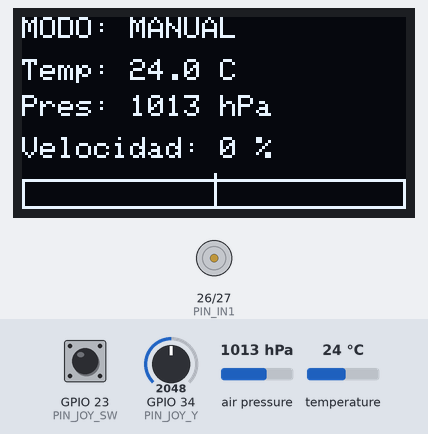
Bench run of a sketch on a simulated ESP32. Parts: 128×64 one-colour display, motor-driver pin pairs drawn as motors (green arrow = first pin HIGH = forward, orange = second pin HIGH = backward, longer = more drive, scaled by the enable pin). Inputs (shaded band) come from the test bench; at power-on: GPIO 23 (PIN_JOY_SW) HIGH, GPIO 34 (PIN_JOY_Y) = 2048, air pressure 1013 hPa, temperature 24 °C (analog values on the 0–4095 scale). What the sketch prints to the serial monitor is not drawn.

Above: at 1.5 s.
1.6 s: GPIO 23 (PIN_JOY_SW) pulled LOW for 0.15 s
At 2.3 s:
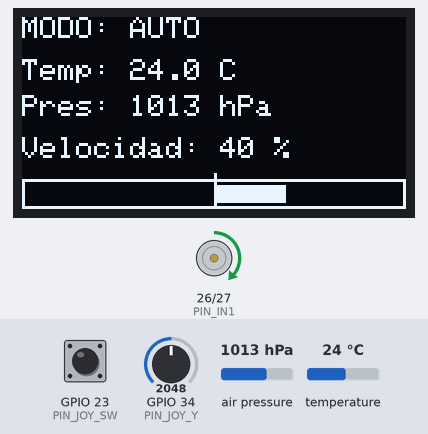
3.2 s: GPIO 23 (PIN_JOY_SW) pulled LOW for 1 s
At 4.2 s:
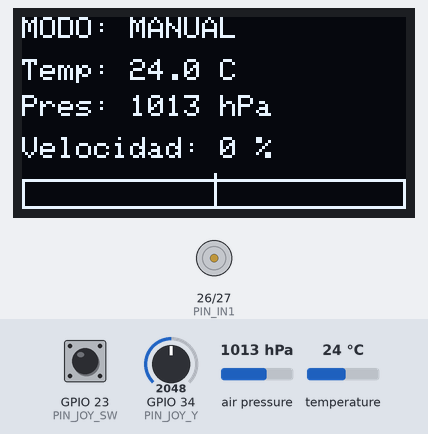
5.7 s: GPIO 34 (PIN_JOY_Y) set to 1228
At 7.0 s:
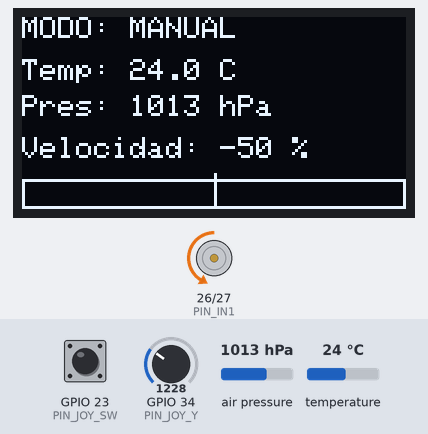
7.3 s: GPIO 34 (PIN_JOY_Y) set to 491
At 8.5 s:
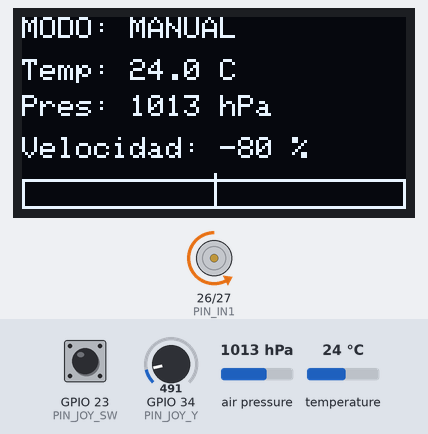
8.8 s: GPIO 34 (PIN_JOY_Y) set to 170
At 10.0 s:
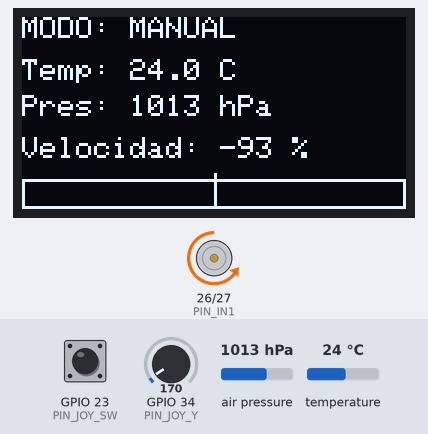
10.4 s: GPIO 34 (PIN_JOY_Y) set to 3603
At 11.3 s:
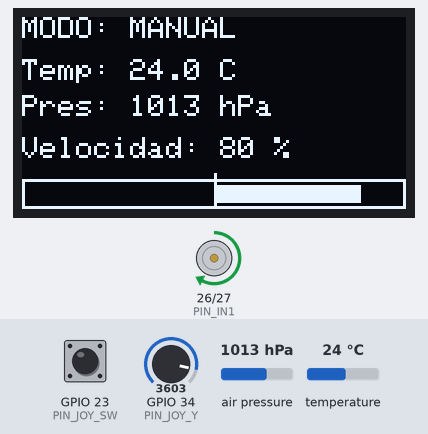
Timing chart, 0 to 12.9 s (numbered marks = the images above; inputs shaded):
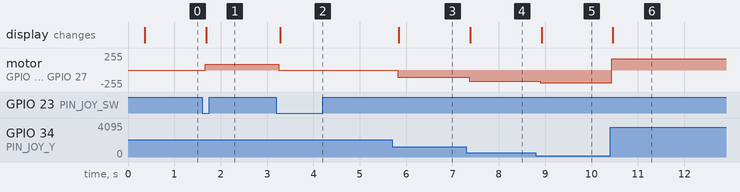

Measured:
- after the input at 1.6 s, motor on GPIO 26 (PIN_IN1) / GPIO 27 (PIN_IN2): stopped → forward 84/255 after 0.07 s; the display: changes after 0.09 s (image 1)
- after the input at 3.2 s, motor on GPIO 26 (PIN_IN1) / GPIO 27 (PIN_IN2): forward 84/255 → stopped after 0.05 s; the display: changes after 0.08 s (image 2)
- after the input at 5.7 s, motor on GPIO 26 (PIN_IN1) / GPIO 27 (PIN_IN2): stopped → backward 105/255 after 0.12 s; the display: changes after 0.14 s (image 3)
- after the input at 7.3 s, motor on GPIO 26 (PIN_IN1) / GPIO 27 (PIN_IN2): backward 105/255 → backward 167/255 after 0.06 s; the display: changes after 0.08 s (image 4)
- after the input at 8.8 s, motor on GPIO 26 (PIN_IN1) / GPIO 27 (PIN_IN2): backward 167/255 → backward 194/255 after 0.09 s; the display: changes after 0.12 s (image 5)
- after the input at 10.4 s, motor on GPIO 26 (PIN_IN1) / GPIO 27 (PIN_IN2): backward 194/255 → forward 167/255 at once; the display: changes after 0.06 s (image 6)

The sketch:

P8_Ventilador.ino
```cpp
/*
  PROYECTO 8 - VENTILADOR INTELIGENTE (proyecto final)
  CFGB Informática y Comunicaciones · Módulo 3015
  Placa: ACEBOTT ESP32 Plus (en Arduino IDE: "ESP32 Dev Module")
  Librerías: "Adafruit BMP280 Library", "Adafruit Unified Sensor",
             "Adafruit SH110X", "Adafruit GFX Library" (todas de Adafruit)

  CONEXIONES (interruptor de la placa en 3.3V; portapilas 6xAA en el jack DC):
    L298N:  borne +12V <- pin VIN del POWER     borne GND <- pin GND del POWER
            quitar el puente ENA
            ENA <- S del GPIO 25   IN1 <- S del GPIO 26   IN2 <- S del GPIO 27
            OUT1 y OUT2 -> los dos cables del motor DC
    Joystick: GND -> G, +5V -> 3V3, VRy -> S de la fila 34 del bloque ANALOG
              SW  -> S del GPIO 23        (VRx sin conectar)
    BMP280 -> fila 1 del bloque I2C       OLED 1,3" -> fila 2 del bloque I2C

  FUNCIONAMIENTO:
    Pulsa el joystick (SW) para cambiar de modo.
    MANUAL: joystick arriba = gira en un sentido, abajo = en el otro,
            cuanto más lo empujas, más rápido. En el centro se para.
    AUTO:   la velocidad depende de la temperatura del BMP280:
            < T_MIN parado; entre T_MIN y T_MAX de 40 % a 100 %; > T_MAX 100 %.
*/

#include <Wire.h>
#include <Adafruit_GFX.h>
#include <Adafruit_SH110X.h>
#include <Adafruit_BMP280.h>

const int PIN_ENA = 25, PIN_IN1 = 26, PIN_IN2 = 27;
const int PIN_JOY_Y = 34, PIN_JOY_SW = 23;

const float T_MIN = 24.0;        // ºC: por debajo, ventilador parado (modo AUTO)
const float T_MAX = 30.0;        // ºC: a partir de aquí, al 100 %
const int PWM_MAX = 210;         // límite (0-255) para no forzar el motor de 3-6 V
const int ZONA_MUERTA = 300;     // margen del centro del joystick

Adafruit_SH1106G oled(128, 64, &Wire, -1);
Adafruit_BMP280 bmp;

bool modoAuto = false;
bool bmpOk = false;
int centroJoy = 2048;
int estadoSWanterior = HIGH;

// velocidad de -100 a +100 (%). El signo indica el sentido de giro.
void motor(int velocidad) {
  velocidad = constrain(velocidad, -100, 100);
  digitalWrite(PIN_IN1, velocidad > 0 ? HIGH : LOW);
  digitalWrite(PIN_IN2, velocidad < 0 ? HIGH : LOW);
  ledcWrite(PIN_ENA, map(abs(velocidad), 0, 100, 0, PWM_MAX));   // PWM en ENA
}

void pantalla(float t, float p, int vel) {
  oled.clearDisplay();
  oled.setTextColor(SH110X_WHITE);
  oled.setTextSize(1); oled.setCursor(0, 0);
  oled.print("MODO: "); oled.print(modoAuto ? "AUTO" : "MANUAL");
  oled.setCursor(0, 14); oled.print("Temp: ");
  if (bmpOk) { oled.print(t, 1); oled.print(" C"); } else oled.print("sin BMP280");
  oled.setCursor(0, 26); oled.print("Pres: ");
  if (bmpOk) { oled.print(p, 0); oled.print(" hPa"); } else oled.print("--");
  oled.setCursor(0, 40); oled.print("Velocidad: "); oled.print(vel); oled.print(" %");
  oled.drawRect(0, 54, 128, 10, SH110X_WHITE);
  oled.fillRect(64, 56, (vel * 62) / 100, 6, SH110X_WHITE);  // barra con signo
  oled.drawFastVLine(64, 52, 12, SH110X_WHITE);
  oled.display();
}

void setup() {
  Serial.begin(115200);
  pinMode(PIN_IN1, OUTPUT); pinMode(PIN_IN2, OUTPUT);
  ledcAttach(PIN_ENA, 1000, 8);            // PWM 1 kHz, 8 bits (0-255)
  motor(0);                                // arranca PARADO
  pinMode(PIN_JOY_SW, INPUT_PULLUP);       // el botón del joystick da 0 al pulsar
  analogReadResolution(12);
  analogSetPinAttenuation(PIN_JOY_Y, ADC_11db);

  Wire.begin(21, 22);
  if (!oled.begin(0x3C, true)) Serial.println("OLED no encontrada");
  bmpOk = bmp.begin(0x76) || bmp.begin(0x77);   // prueba las 2 direcciones
  Serial.println(bmpOk ? "BMP280 OK" : "BMP280 NO encontrado (revisa I2C)");

  delay(200);
  long s = 0;                               // calibra el centro del joystick
  for (int i = 0; i < 20; i++) { s += analogRead(PIN_JOY_Y); delay(5); }
  centroJoy = s / 20;
  Serial.print("Centro del joystick = "); Serial.println(centroJoy);
}

void loop() {
  // 1) Botón: cambia de modo al pulsar (flanco de bajada)
  int sw = digitalRead(PIN_JOY_SW);
  if (sw == LOW && estadoSWanterior == HIGH) {
    modoAuto = !modoAuto;
    Serial.println(modoAuto ? "Cambio a modo AUTO" : "Cambio a modo MANUAL");
    delay(50);
  }
  estadoSWanterior = sw;

  // 2) Sensores
  float t = bmpOk ? bmp.readTemperature() : 0;
  float p = bmpOk ? bmp.readPressure() / 100.0 : 0;   // Pa -> hPa

  // 3) Decidir velocidad
  int vel = 0;
  if (modoAuto) {
    if (!bmpOk || t < T_MIN) vel = 0;
    else if (t >= T_MAX) vel = 100;
    else vel = 40 + (int)((t - T_MIN) * 60.0 / (T_MAX - T_MIN));
  } else {
    int y = analogRead(PIN_JOY_Y) - centroJoy;
    if (abs(y) < ZONA_MUERTA) vel = 0;
    else if (y > 0) vel = map(y, ZONA_MUERTA, 4095 - centroJoy, 30, 100);
    else            vel = -map(-y, ZONA_MUERTA, centroJoy, 30, 100);
  }
  motor(vel);
  pantalla(t, p, vel);

  Serial.print(modoAuto ? "AUTO" : "MANUAL");
  Serial.print("  T="); Serial.print(t, 1);
  Serial.print(" C  P="); Serial.print(p, 0);
  Serial.print(" hPa  vel="); Serial.print(vel); Serial.println(" %");
  delay(100);
}
```
